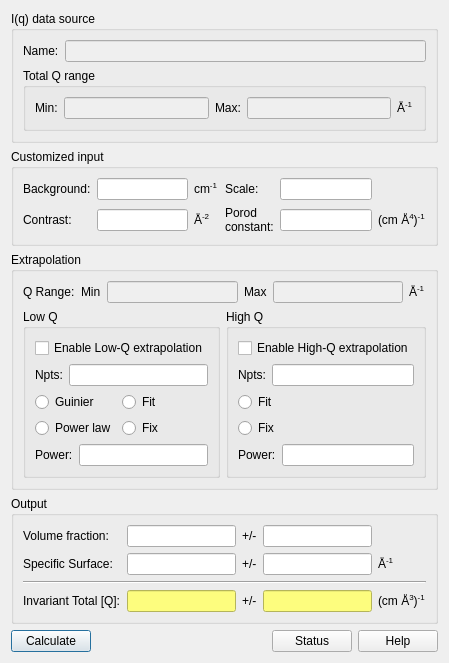
<?xml version="1.0" encoding="UTF-8"?>
<ui version="4.0">
 <class>InvariantUI</class>
 <widget class="QDialog" name="InvariantUI">
  <property name="geometry">
   <rect>
    <x>0</x>
    <y>0</y>
    <width>439</width>
    <height>636</height>
   </rect>
  </property>
  <property name="windowTitle">
   <string>Dialog</string>
  </property>
  <layout class="QGridLayout" name="gridLayout_6">
   <item row="0" column="0">
    <widget class="QGroupBox" name="groupBox">
     <property name="title">
      <string>I(q) data source</string>
     </property>
     <layout class="QGridLayout" name="gridLayout_2">
      <item row="0" column="0">
       <layout class="QHBoxLayout" name="horizontalLayout_4">
        <item>
         <widget class="QLabel" name="label">
          <property name="text">
           <string>Name:</string>
          </property>
         </widget>
        </item>
        <item>
         <widget class="QLineEdit" name="lineEdit">
          <property name="enabled">
           <bool>false</bool>
          </property>
          <property name="readOnly">
           <bool>false</bool>
          </property>
         </widget>
        </item>
       </layout>
      </item>
      <item row="1" column="0">
       <widget class="QGroupBox" name="groupBox_2">
        <property name="title">
         <string>Total Q range</string>
        </property>
        <layout class="QGridLayout" name="gridLayout">
         <item row="0" column="0">
          <layout class="QHBoxLayout" name="horizontalLayout">
           <item>
            <widget class="QLabel" name="label_3">
             <property name="text">
              <string>Min:</string>
             </property>
            </widget>
           </item>
           <item>
            <widget class="QLineEdit" name="lineEdit_2">
             <property name="enabled">
              <bool>false</bool>
             </property>
            </widget>
           </item>
           <item>
            <widget class="QLabel" name="label_4">
             <property name="text">
              <string>Max:</string>
             </property>
            </widget>
           </item>
           <item>
            <widget class="QLineEdit" name="lineEdit_3">
             <property name="enabled">
              <bool>false</bool>
             </property>
            </widget>
           </item>
           <item>
            <widget class="QLabel" name="label_2">
             <property name="text">
              <string>&lt;html&gt;&lt;head/&gt;&lt;body&gt;&lt;p&gt;Å&lt;span style=&quot; vertical-align:super;&quot;&gt;-1&lt;/span&gt;&lt;/p&gt;&lt;/body&gt;&lt;/html&gt;</string>
             </property>
            </widget>
           </item>
          </layout>
         </item>
        </layout>
       </widget>
      </item>
     </layout>
    </widget>
   </item>
   <item row="1" column="0">
    <widget class="QGroupBox" name="groupBox_3">
     <property name="title">
      <string>Customized input</string>
     </property>
     <layout class="QGridLayout" name="gridLayout_4">
      <item row="0" column="0">
       <layout class="QGridLayout" name="gridLayout_3">
        <item row="0" column="0">
         <widget class="QLabel" name="label_5">
          <property name="text">
           <string>Background:</string>
          </property>
         </widget>
        </item>
        <item row="0" column="1">
         <widget class="QLineEdit" name="lineEdit_4"/>
        </item>
        <item row="0" column="2">
         <widget class="QLabel" name="label_8">
          <property name="text">
           <string>&lt;html&gt;&lt;head/&gt;&lt;body&gt;&lt;p&gt;cm&lt;span style=&quot; vertical-align:super;&quot;&gt;-1&lt;/span&gt;&lt;/p&gt;&lt;/body&gt;&lt;/html&gt;</string>
          </property>
         </widget>
        </item>
        <item row="0" column="3">
         <widget class="QLabel" name="label_9">
          <property name="text">
           <string>Scale:</string>
          </property>
         </widget>
        </item>
        <item row="0" column="4">
         <widget class="QLineEdit" name="lineEdit_6"/>
        </item>
        <item row="1" column="0">
         <widget class="QLabel" name="label_6">
          <property name="text">
           <string>Contrast:</string>
          </property>
         </widget>
        </item>
        <item row="1" column="1">
         <widget class="QLineEdit" name="lineEdit_5"/>
        </item>
        <item row="1" column="2">
         <widget class="QLabel" name="label_7">
          <property name="text">
           <string>&lt;html&gt;&lt;head/&gt;&lt;body&gt;&lt;p&gt;Å&lt;span style=&quot; vertical-align:super;&quot;&gt;-2&lt;/span&gt;&lt;/p&gt;&lt;/body&gt;&lt;/html&gt;</string>
          </property>
         </widget>
        </item>
        <item row="1" column="3">
         <widget class="QLabel" name="label_10">
          <property name="text">
           <string>&lt;html&gt;&lt;head/&gt;&lt;body&gt;&lt;p&gt;Porod&lt;br/&gt;constant:&lt;/p&gt;&lt;/body&gt;&lt;/html&gt;</string>
          </property>
         </widget>
        </item>
        <item row="1" column="4">
         <widget class="QLineEdit" name="lineEdit_7"/>
        </item>
        <item row="1" column="5">
         <widget class="QLabel" name="label_11">
          <property name="text">
           <string>&lt;html&gt;&lt;head/&gt;&lt;body&gt;&lt;p&gt;(cm Å&lt;span style=&quot; vertical-align:super;&quot;&gt;4&lt;/span&gt;)&lt;span style=&quot; vertical-align:super;&quot;&gt;-1&lt;/span&gt;&lt;/p&gt;&lt;/body&gt;&lt;/html&gt;</string>
          </property>
         </widget>
        </item>
       </layout>
      </item>
     </layout>
    </widget>
   </item>
   <item row="2" column="0">
    <widget class="QGroupBox" name="groupBox_4">
     <property name="title">
      <string>Extrapolation</string>
     </property>
     <layout class="QGridLayout" name="gridLayout_9">
      <item row="0" column="0" colspan="2">
       <layout class="QHBoxLayout" name="horizontalLayout_2">
        <item>
         <widget class="QLabel" name="label_12">
          <property name="text">
           <string>Q Range:</string>
          </property>
         </widget>
        </item>
        <item>
         <widget class="QLabel" name="label_14">
          <property name="text">
           <string>Min</string>
          </property>
         </widget>
        </item>
        <item>
         <widget class="QLineEdit" name="lineEdit_8">
          <property name="enabled">
           <bool>false</bool>
          </property>
         </widget>
        </item>
        <item>
         <widget class="QLabel" name="label_13">
          <property name="text">
           <string>Max</string>
          </property>
         </widget>
        </item>
        <item>
         <widget class="QLineEdit" name="lineEdit_9">
          <property name="enabled">
           <bool>false</bool>
          </property>
         </widget>
        </item>
        <item>
         <widget class="QLabel" name="label_15">
          <property name="text">
           <string>&lt;html&gt;&lt;head/&gt;&lt;body&gt;&lt;p&gt;Å&lt;span style=&quot; vertical-align:super;&quot;&gt;-1&lt;/span&gt;&lt;/p&gt;&lt;/body&gt;&lt;/html&gt;</string>
          </property>
         </widget>
        </item>
       </layout>
      </item>
      <item row="1" column="0">
       <widget class="QGroupBox" name="groupBox_5">
        <property name="title">
         <string>Low Q</string>
        </property>
        <layout class="QGridLayout" name="gridLayout_7">
         <item row="0" column="0">
          <widget class="QCheckBox" name="checkBox">
           <property name="text">
            <string>Enable Low-Q extrapolation</string>
           </property>
          </widget>
         </item>
         <item row="1" column="0">
          <layout class="QHBoxLayout" name="horizontalLayout_3">
           <item>
            <widget class="QLabel" name="label_16">
             <property name="text">
              <string>Npts:</string>
             </property>
            </widget>
           </item>
           <item>
            <widget class="QLineEdit" name="lineEdit_10"/>
           </item>
          </layout>
         </item>
         <item row="2" column="0">
          <layout class="QFormLayout" name="formLayout">
           <item row="0" column="0">
            <widget class="QRadioButton" name="radioButton">
             <property name="text">
              <string>Guinier</string>
             </property>
             <attribute name="buttonGroup">
              <string notr="true">buttonGroup</string>
             </attribute>
            </widget>
           </item>
           <item row="0" column="1">
            <widget class="QRadioButton" name="radioButton_3">
             <property name="text">
              <string>Fit</string>
             </property>
             <attribute name="buttonGroup">
              <string notr="true">buttonGroup_2</string>
             </attribute>
            </widget>
           </item>
           <item row="1" column="0">
            <widget class="QRadioButton" name="radioButton_2">
             <property name="text">
              <string>Power law</string>
             </property>
             <attribute name="buttonGroup">
              <string notr="true">buttonGroup</string>
             </attribute>
            </widget>
           </item>
           <item row="1" column="1">
            <widget class="QRadioButton" name="radioButton_4">
             <property name="text">
              <string>Fix</string>
             </property>
             <attribute name="buttonGroup">
              <string notr="true">buttonGroup_2</string>
             </attribute>
            </widget>
           </item>
          </layout>
         </item>
         <item row="3" column="0">
          <layout class="QHBoxLayout" name="horizontalLayout_6">
           <item>
            <widget class="QLabel" name="label_17">
             <property name="text">
              <string>Power:</string>
             </property>
            </widget>
           </item>
           <item>
            <widget class="QLineEdit" name="lineEdit_11"/>
           </item>
          </layout>
         </item>
        </layout>
       </widget>
      </item>
      <item row="1" column="1">
       <widget class="QGroupBox" name="groupBox_6">
        <property name="title">
         <string>High Q</string>
        </property>
        <layout class="QGridLayout" name="gridLayout_8">
         <item row="0" column="0">
          <widget class="QCheckBox" name="checkBox_2">
           <property name="text">
            <string>Enable High-Q extrapolation</string>
           </property>
          </widget>
         </item>
         <item row="1" column="0">
          <layout class="QHBoxLayout" name="horizontalLayout_5">
           <item>
            <widget class="QLabel" name="label_18">
             <property name="text">
              <string>Npts:</string>
             </property>
            </widget>
           </item>
           <item>
            <widget class="QLineEdit" name="lineEdit_12"/>
           </item>
          </layout>
         </item>
         <item row="2" column="0">
          <layout class="QFormLayout" name="formLayout_2">
           <item row="0" column="0">
            <widget class="QRadioButton" name="radioButton_7">
             <property name="text">
              <string>Fit</string>
             </property>
             <attribute name="buttonGroup">
              <string notr="true">buttonGroup_3</string>
             </attribute>
            </widget>
           </item>
           <item row="1" column="0">
            <widget class="QRadioButton" name="radioButton_8">
             <property name="text">
              <string>Fix</string>
             </property>
             <attribute name="buttonGroup">
              <string notr="true">buttonGroup_3</string>
             </attribute>
            </widget>
           </item>
          </layout>
         </item>
         <item row="3" column="0">
          <layout class="QHBoxLayout" name="horizontalLayout_7">
           <item>
            <widget class="QLabel" name="label_19">
             <property name="text">
              <string>Power:</string>
             </property>
            </widget>
           </item>
           <item>
            <widget class="QLineEdit" name="lineEdit_13"/>
           </item>
          </layout>
         </item>
        </layout>
       </widget>
      </item>
     </layout>
    </widget>
   </item>
   <item row="3" column="0">
    <widget class="QGroupBox" name="groupBox_7">
     <property name="title">
      <string>Output</string>
     </property>
     <layout class="QGridLayout" name="gridLayout_5">
      <item row="0" column="0">
       <widget class="QLabel" name="label_21">
        <property name="text">
         <string>Volume fraction:</string>
        </property>
       </widget>
      </item>
      <item row="0" column="1">
       <widget class="QLineEdit" name="lineEdit_14">
        <property name="enabled">
         <bool>true</bool>
        </property>
        <property name="readOnly">
         <bool>true</bool>
        </property>
       </widget>
      </item>
      <item row="0" column="2">
       <widget class="QLabel" name="label_20">
        <property name="text">
         <string>+/-</string>
        </property>
       </widget>
      </item>
      <item row="0" column="3">
       <widget class="QLineEdit" name="lineEdit_15">
        <property name="enabled">
         <bool>true</bool>
        </property>
        <property name="readOnly">
         <bool>true</bool>
        </property>
       </widget>
      </item>
      <item row="1" column="0">
       <widget class="QLabel" name="label_22">
        <property name="text">
         <string>Specific Surface:</string>
        </property>
       </widget>
      </item>
      <item row="1" column="1">
       <widget class="QLineEdit" name="lineEdit_17">
        <property name="enabled">
         <bool>true</bool>
        </property>
        <property name="readOnly">
         <bool>true</bool>
        </property>
       </widget>
      </item>
      <item row="1" column="2">
       <widget class="QLabel" name="label_23">
        <property name="text">
         <string>+/-</string>
        </property>
       </widget>
      </item>
      <item row="1" column="3">
       <widget class="QLineEdit" name="lineEdit_16">
        <property name="enabled">
         <bool>true</bool>
        </property>
        <property name="readOnly">
         <bool>true</bool>
        </property>
       </widget>
      </item>
      <item row="1" column="4">
       <widget class="QLabel" name="label_24">
        <property name="text">
         <string>&lt;html&gt;&lt;head/&gt;&lt;body&gt;&lt;p&gt;Å&lt;span style=&quot; vertical-align:super;&quot;&gt;-1&lt;/span&gt;&lt;/p&gt;&lt;/body&gt;&lt;/html&gt;</string>
        </property>
       </widget>
      </item>
      <item row="2" column="0" colspan="5">
       <widget class="Line" name="line">
        <property name="orientation">
         <enum>Qt::Horizontal</enum>
        </property>
       </widget>
      </item>
      <item row="3" column="0">
       <widget class="QLabel" name="label_25">
        <property name="text">
         <string>Invariant Total [Q]:</string>
        </property>
       </widget>
      </item>
      <item row="3" column="1">
       <widget class="QLineEdit" name="lineEdit_19">
        <property name="enabled">
         <bool>true</bool>
        </property>
        <property name="styleSheet">
         <string notr="true">background-color: rgb(253, 253, 126);</string>
        </property>
        <property name="readOnly">
         <bool>true</bool>
        </property>
       </widget>
      </item>
      <item row="3" column="2">
       <widget class="QLabel" name="label_26">
        <property name="text">
         <string>+/-</string>
        </property>
       </widget>
      </item>
      <item row="3" column="3">
       <widget class="QLineEdit" name="lineEdit_18">
        <property name="enabled">
         <bool>true</bool>
        </property>
        <property name="styleSheet">
         <string notr="true">background-color: rgb(253, 253, 126);</string>
        </property>
        <property name="readOnly">
         <bool>true</bool>
        </property>
       </widget>
      </item>
      <item row="3" column="4">
       <widget class="QLabel" name="label_27">
        <property name="text">
         <string>&lt;html&gt;&lt;head/&gt;&lt;body&gt;&lt;p&gt;(cm Å&lt;span style=&quot; vertical-align:super;&quot;&gt;3&lt;/span&gt;)&lt;span style=&quot; vertical-align:super;&quot;&gt;-1&lt;/span&gt;&lt;/p&gt;&lt;/body&gt;&lt;/html&gt;</string>
        </property>
       </widget>
      </item>
     </layout>
    </widget>
   </item>
   <item row="4" column="0">
    <layout class="QHBoxLayout" name="horizontalLayout_8">
     <item>
      <widget class="QPushButton" name="pushButton">
       <property name="text">
        <string>Calculate</string>
       </property>
      </widget>
     </item>
     <item>
      <spacer name="horizontalSpacer">
       <property name="orientation">
        <enum>Qt::Horizontal</enum>
       </property>
       <property name="sizeHint" stdset="0">
        <size>
         <width>40</width>
         <height>20</height>
        </size>
       </property>
      </spacer>
     </item>
     <item>
      <widget class="QPushButton" name="pushButton_2">
       <property name="text">
        <string>Status</string>
       </property>
      </widget>
     </item>
     <item>
      <widget class="QPushButton" name="pushButton_3">
       <property name="text">
        <string>Help</string>
       </property>
      </widget>
     </item>
    </layout>
   </item>
  </layout>
 </widget>
 <resources/>
 <connections/>
 <buttongroups>
  <buttongroup name="buttonGroup_2"/>
  <buttongroup name="buttonGroup_3"/>
  <buttongroup name="buttonGroup"/>
 </buttongroups>
</ui>
